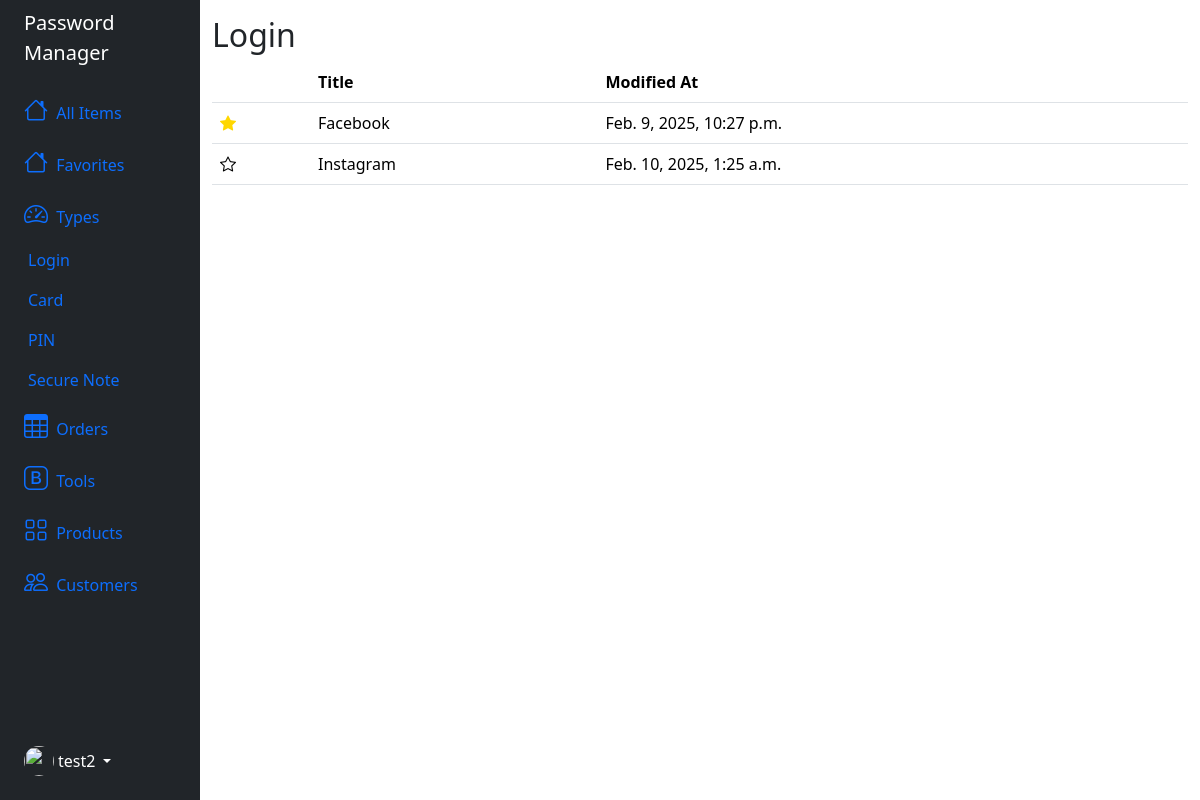
/type/login (signed in), run on an earlier commit of the app's database.
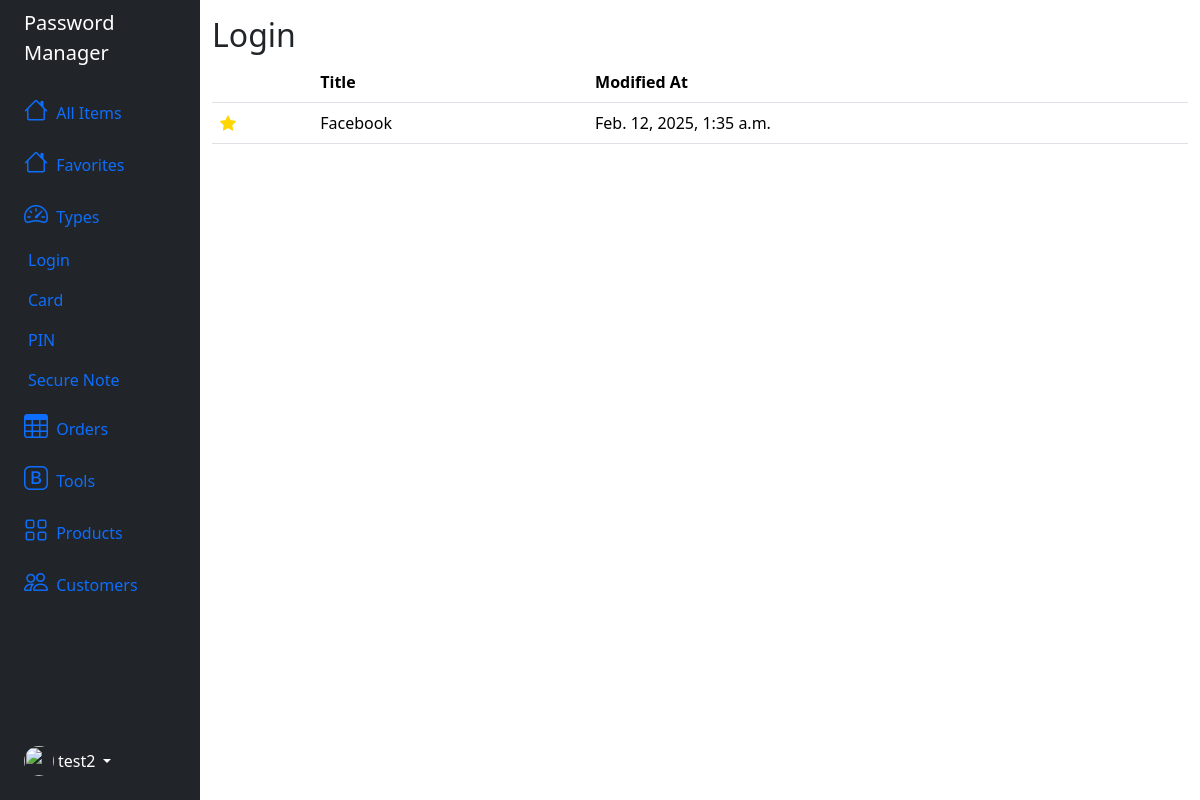
And on a later commit of the database.
### password_manager/models.py (models this page shows)
class CommonInfo(models.Model):
    user = models.ForeignKey(User, on_delete=models.CASCADE)
    name = models.CharField(max_length=100)
    modified_at = models.DateTimeField(auto_now=True)
    created_at = models.DateTimeField(auto_now_add=True)
    is_favorited = models.BooleanField(default=False)
    class Meta:
        abstract = True

class Login(CommonInfo):
    id = models.UUIDField(primary_key=True, default=uuid.uuid4, editable=False)
    username = models.CharField(max_length=100)
    password = models.CharField(max_length=100)
    website = models.URLField(null=True, blank=True)
    note = models.TextField(blank=True)
    password_nonce = models.CharField(max_length=24, default="")
    password_tag = models.CharField(max_length=24, default="")

### password_manager/views.py (the view)
# urls.py: path("type/<str:type>", views.type, name="type"),
def type(request, type):
    user_id = request.user.id
    types = {
        "login": Login,
        "card": Card,
        "pin": PIN,
        "secure-note": SecureNote
    }
    if type in types:
        Type = types.get(type)
        credentials = Type.objects.filter(user_id=user_id)
        return render(request, "password_manager/type.html", {
                "type": type.capitalize(),
                "credentials": credentials
        })
    else:
        raise Http404("Credential type does not exist.")

### password_manager/templates/password_manager/type.html (shortened to what this page needs)
{% extends "password_manager/layout.html" %}
{% load static %}
{% block body %}
    <h2>{{ type }}</h2>
    <table class="table table-hover">
        <thead>
          <tr>
            <th scope="col"></th>
            <th scope="col">Title</th>
            <th scope="col">Modified At</th>
          </tr>
        </thead>
        <tbody>
          {% for credential in credentials %}
            {% if credential.password %}
                <tr class=table-row data-bs-toggle="offcanvas" data-type="login" data-uuid="{{ credential.id }}" href="#offcanvasScrolling" aria-controls="offcanvasScrolling">
                    {% if credential.is_favorited %}
                        <td><button class="favorite-btn"><i class="bi bi-star-fill favorite"></i></button></td>
                    {% else %}
                        <td><button class="favorite-btn"><i class="bi bi-star"></i></button></td>
                    {% endif %}
                    <td>{{ credential.name }}</td>
                    <td>{{ credential.modified_at }}</td>
                </tr>
            {% endif %}
          {% endfor %}
        </tbody>
      </table>
{% endblock %}

What changed in the data, as far as the page shows it:
removed Login: is_favorited False (drawn), name "Instagram", modified_at "Feb. 10, 2025, 1:25 a.m."
changed Login "Facebook": modified_at "Feb. 9, 2025, 10:27 p.m." → "Feb. 12, 2025, 1:35 a.m."
